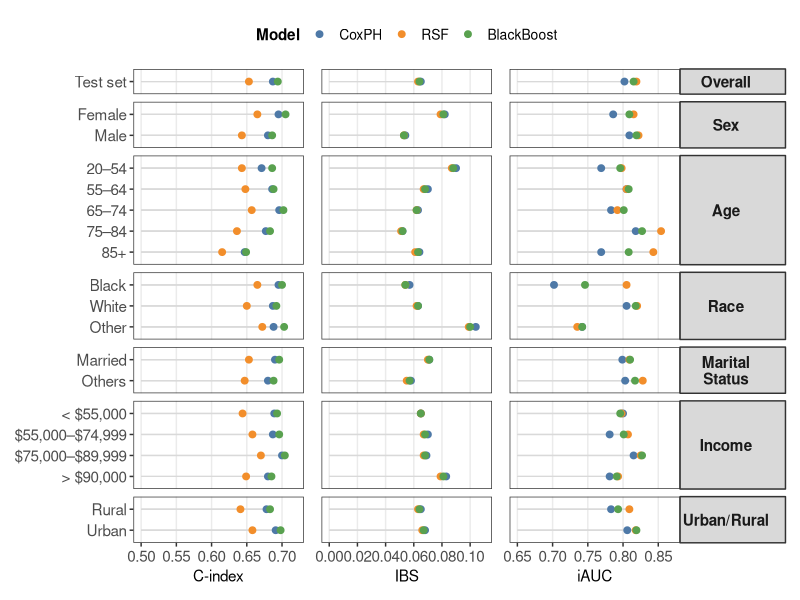
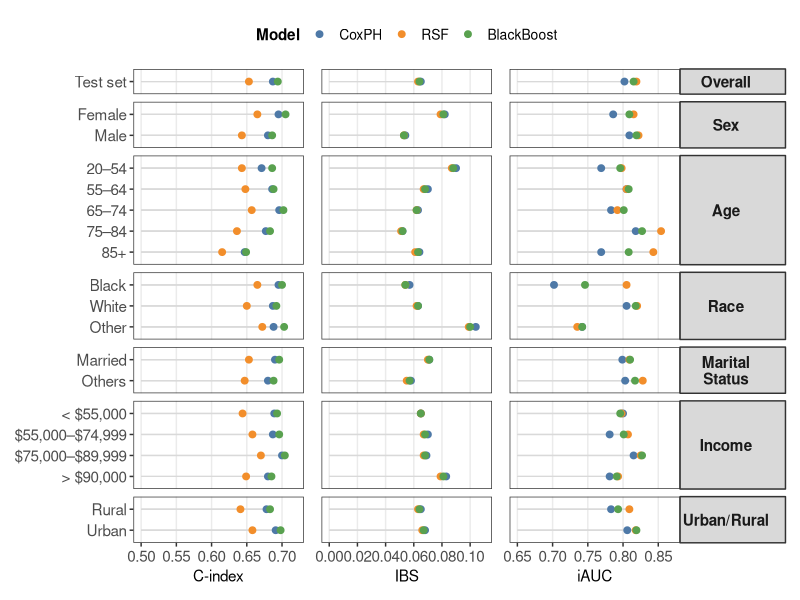
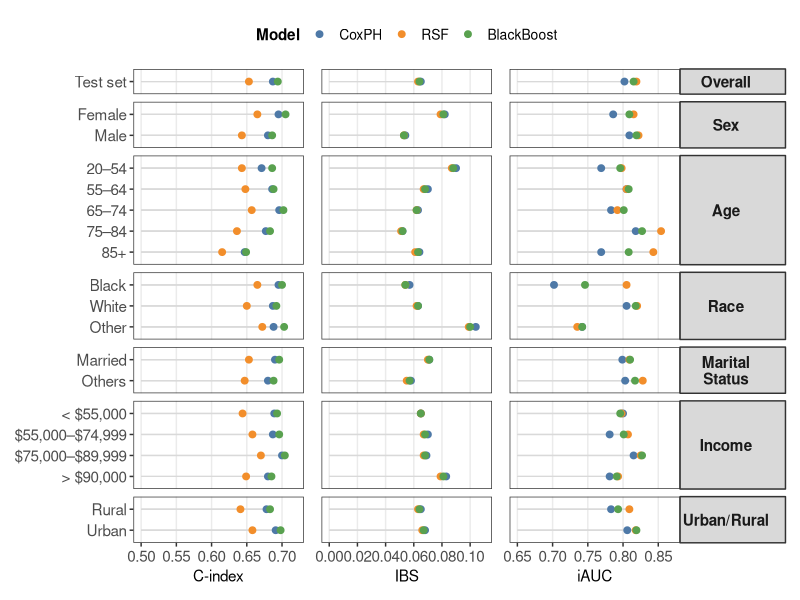

Here is the R script that generated these plots, in order:
# ============================================================
# Packages
# ============================================================
library(tidyverse)
library(ggplot2)
library(patchwork)
library(cowplot)

# ============================================================
# 1) Subgroup performance results for all three models
#    (point estimates only; CIs stay in the Supplement table)
#    + Overall TEST SET row added at the top
# ============================================================
perf_raw <- tribble(
  ~Subgroup,    ~Level,              ~Model,       ~Cindex, ~IBS,   ~iAUC,
  
  #----------------- Overall (TEST SET) -----------------
  "Overall",    "Test set",          "CoxPH",        0.687,   0.065,  0.802,
  "Overall",    "Test set",          "RSF",          0.653,   0.063,  0.819,
  "Overall",    "Test set",          "BlackBoost",   0.694,   0.064,  0.815,
  
  #----------------- Sex -----------------
  "Sex",        "Female",            "CoxPH",        0.695,   0.082,  0.786,
  "Sex",        "Male",              "CoxPH",        0.680,   0.054,  0.809,
  
  "Sex",        "Female",            "RSF",          0.665,   0.079,  0.815,
  "Sex",        "Male",              "RSF",          0.643,   0.053,  0.822,
  
  "Sex",        "Female",            "BlackBoost",   0.705,   0.081,  0.809,
  "Sex",        "Male",              "BlackBoost",   0.686,   0.053,  0.819,
  
  #----------------- Age -----------------
  "Age",        "20–54",             "CoxPH",        0.671,   0.090,  0.769,
  "Age",        "55–64",             "CoxPH",        0.686,   0.070,  0.805,
  "Age",        "65–74",             "CoxPH",        0.696,   0.063,  0.783,
  "Age",        "75–84",             "CoxPH",        0.677,   0.052,  0.818,
  "Age",        "85+",               "CoxPH",        0.647,   0.064,  0.769,
  
  "Age",        "20–54",             "RSF",          0.643,   0.087,  0.798,
  "Age",        "55–64",             "RSF",          0.648,   0.067,  0.805,
  "Age",        "65–74",             "RSF",          0.657,   0.062,  0.792,
  "Age",        "75–84",             "RSF",          0.636,   0.051,  0.854,
  "Age",        "85+",               "RSF",          0.615,   0.061,  0.843,
  
  "Age",        "20–54",             "BlackBoost",   0.686,   0.088,  0.796,
  "Age",        "55–64",             "BlackBoost",   0.688,   0.068,  0.808,
  "Age",        "65–74",             "BlackBoost",   0.702,   0.062,  0.801,
  "Age",        "75–84",             "BlackBoost",   0.683,   0.052,  0.827,
  "Age",        "85+",               "BlackBoost",   0.649,   0.063,  0.808,
  
  #----------------- Race -----------------
  "Race",       "White",             "CoxPH",        0.687,   0.063,  0.805,
  "Race",       "Black",             "CoxPH",        0.695,   0.057,  0.702,
  "Race",       "Other",             "CoxPH",        0.688,   0.104,  0.742,
  
  "Race",       "White",             "RSF",          0.650,   0.062,  0.820,
  "Race",       "Black",             "RSF",          0.665,   0.054,  0.805,
  "Race",       "Other",             "RSF",          0.672,   0.099,  0.735,
  
  "Race",       "White",             "BlackBoost",   0.692,   0.063,  0.818,
  "Race",       "Black",             "BlackBoost",   0.700,   0.054,  0.746,
  "Race",       "Other",             "BlackBoost",   0.703,   0.100,  0.742,
  
  #----------------- Marital -----------------
  "Marital Status",    "Married",    "CoxPH",        0.690,   0.071,  0.799,
  "Marital Status",    "Others",     "CoxPH",        0.680,   0.058,  0.803,
  
  "Marital Status",    "Married",    "RSF",          0.653,   0.070,  0.809,
  "Marital Status",    "Others",     "RSF",          0.647,   0.055,  0.828,
  
  "Marital Status",    "Married",    "BlackBoost",   0.696,   0.071,  0.810,
  "Marital Status",    "Others",     "BlackBoost",   0.688,   0.057,  0.817,
  
  #----------------- Income -----------------
  "Income",     "< $55,000",         "CoxPH",        0.689,   0.065,  0.800,
  "Income",     "$55,000–$74,999",   "CoxPH",        0.687,   0.070,  0.781,
  "Income",     "$75,000–$89,999",   "CoxPH",        0.700,   0.069,  0.815,
  "Income",     "> $90,000",         "CoxPH",        0.680,   0.083,  0.781,
  
  "Income",     "< $55,000",         "RSF",          0.644,   0.065,  0.798,
  "Income",     "$55,000–$74,999",   "RSF",          0.658,   0.067,  0.807,
  "Income",     "$75,000–$89,999",   "RSF",          0.670,   0.067,  0.825,
  "Income",     "> $90,000",         "RSF",          0.649,   0.079,  0.793,
  
  "Income",     "< $55,000",         "BlackBoost",   0.693,   0.065,  0.796,
  "Income",     "$55,000–$74,999",   "BlackBoost",   0.696,   0.068,  0.801,
  "Income",     "$75,000–$89,999",   "BlackBoost",   0.704,   0.068,  0.827,
  "Income",     "> $90,000",         "BlackBoost",   0.685,   0.081,  0.791,
  
  #----------------- Urban/Rural -----------------
  "Urban/Rural","Urban",             "CoxPH",        0.691,   0.068,  0.806,
  "Urban/Rural","Rural",             "CoxPH",        0.678,   0.065,  0.783,
  
  "Urban/Rural","Urban",             "RSF",          0.658,   0.066,  0.818,
  "Urban/Rural","Rural",             "RSF",          0.641,   0.063,  0.809,
  
  "Urban/Rural","Urban",             "BlackBoost",   0.698,   0.067,  0.819,
  "Urban/Rural","Rural",             "BlackBoost",   0.683,   0.064,  0.793
)

# ---- GLOBAL LEVEL ORDER ----
perf_raw <- perf_raw %>%
  mutate(
    Level = factor(
      Level,
      levels = c(
        # Overall
        "Test set",
        # Sex
        "Female", "Male",
        # Age 
        "20–54", "55–64", "65–74", "75–84", "85+",
        # Race
        "Black", "White", "Other",
        # Marital
        "Married", "Others",
        # Income 
        "< $55,000", "$55,000–$74,999",
        "$75,000–$89,999", "> $90,000",
        # Urban / Rural 
        "Rural", "Urban"
      )
    )
  )

# ============================================================
# 2) Prepare long-format data and reference lines
# ============================================================
perf_long <- perf_raw %>%
  mutate(
    Subgroup = recode(Subgroup, "Urban / Rural" = "Urban/Rural"),
    Subgroup = factor(
      Subgroup,
      levels = c("Overall", "Sex", "Age", "Race",
                 "Marital Status", "Income", "Urban/Rural")
    ),
    Model = factor(Model, levels = c("CoxPH", "RSF", "BlackBoost"))
  ) %>%
  pivot_longer(
    cols = c(Cindex, IBS, iAUC),
    names_to = "Metric",
    values_to = "Value"
  )

line_data <- perf_long %>%
  group_by(Subgroup, Metric, Level) %>%
  summarise(
    xmin = case_when(
      Metric == "Cindex" ~ 0.50,
      Metric == "IBS"    ~ 0.00,
      Metric == "iAUC"   ~ 0.65
    ),
    xmax = max(Value),
    .groups = "drop"
  )

model_cols <- c(
  "CoxPH"      = "#4E79A7",
  "RSF"        = "#F28E2B",
  "BlackBoost" = "#59A14F"
)

# ============================================================
# 3) Helper function for one metric panel (no legend inside)
# ============================================================
make_lolli <- function(metric_name,
                       x_limits,
                       x_breaks,
                       x_lab,
                       show_y_labels = TRUE,
                       show_strips  = FALSE,
                       show_legend  = FALSE) {
  
  df_m   <- perf_long %>% filter(Metric == metric_name)
  line_m <- line_data %>% filter(Metric == metric_name)
  
  p <- ggplot() +
    geom_segment(
      data = line_m,
      aes(x = xmin, xend = xmax, y = Level, yend = Level),
      color = "grey85", linewidth = 0.4
    ) +
    geom_point(
      data = df_m,
      aes(x = Value, y = Level, color = Model),
      size = 2
    ) +
    facet_grid(
      Subgroup ~ .,
      scales = "free_y",
      space  = "free_y",
      labeller = labeller(
        Subgroup = c(
          "Overall"        = "Overall",
          "Sex"            = "Sex",
          "Age"            = "Age",
          "Race"           = "Race",
          "Marital Status" = "Marital\nStatus",
          "Income"         = "Income",
          "Urban/Rural"    = "Urban/Rural"
        )
      )
    ) +
    scale_color_manual(values = model_cols, name = "Model") +
    scale_x_continuous(limits = x_limits, breaks = x_breaks) +
    scale_y_discrete(limits = function(x) rev(x)) +
    labs(x = x_lab, y = NULL) +
    theme_bw(base_size = 11) +
    theme(
      panel.grid.major.y = element_blank(),
      panel.grid.minor   = element_blank(),
      axis.text.x        = element_text(size = 11),
      axis.text.y        = element_text(size = 11),
      legend.position    = if (show_legend) "top" else "none",
      legend.direction   = "horizontal",
      legend.title       = element_text(face = "bold", size = 11),
      legend.text        = element_text(size = 10),
      plot.margin        = margin(t = 5, r = 5, b = 5, l = 5),
      strip.clip         = "off"
    )
  
  if (!show_y_labels) {
    p <- p +
      theme(
        axis.text.y  = element_blank(),
        axis.ticks.y = element_blank()
      )
  }
  
  if (!show_strips) {
    p <- p +
      theme(
        strip.background = element_blank(),
        strip.text.y     = element_blank()
      )
  } else {
    p <- p +
      theme(
        strip.text.y = element_text(
          face   = "bold",
          angle  = 0,
          margin = margin(t = 2, b = 2, l = 2, r = 12),
          size   = 11
        )
      )
  }
  
  p
}

# ============================================================
# 4) Build the three metric panels
# ============================================================
p_cindex <- make_lolli(
  metric_name    = "Cindex",
  x_limits       = c(0.50, 0.72),
  x_breaks       = seq(0.50, 0.75, by = 0.05),
  x_lab          = "C-index",
  show_y_labels  = TRUE,
  show_strips    = FALSE,
  show_legend    = TRUE
)

p_ibs <- make_lolli(
  metric_name    = "IBS",
  x_limits       = c(0.00, 0.11),
  x_breaks       = c(0.00, 0.02, 0.04, 0.06, 0.08, 0.10),
  x_lab          = "IBS",
  show_y_labels  = FALSE,
  show_strips    = FALSE,
  show_legend    = FALSE
)

p_iauc <- make_lolli(
  metric_name    = "iAUC",
  x_limits       = c(0.65, 0.87),
  x_breaks       = seq(0.65, 0.85, by = 0.05),
  x_lab          = "iAUC",
  show_y_labels  = FALSE,
  show_strips    = TRUE,
  show_legend    = FALSE
)

# ============================================================
# 5) Combine panels & legend
# ============================================================
final_plot <- (p_cindex + p_ibs + p_iauc) +
  plot_layout(nrow = 1, guides = "collect") &
  theme(
    legend.position  = "top",
    legend.direction = "horizontal",
    legend.title     = element_text(face = "bold")
  )

final_plot

# ============================================================
# 6) Save as PNG and vector PDF
# ============================================================
ggsave(
  "Figure_subgroup_performance_lollipop_3models_final_with_overall.png",
  final_plot, width = 11, height = 5, dpi = 300
)

ggsave(
  "Figure_subgroup_performance_lollipop_3models_final_with_overall.pdf",
  final_plot, width = 11, height = 5, device = "pdf"
)
